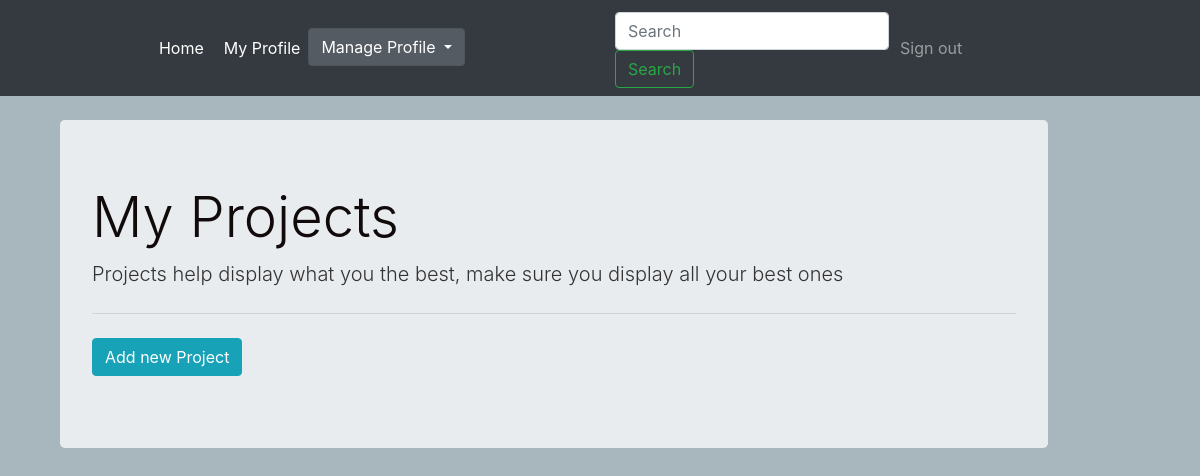
Page /projects (signed in) on the earlier database version.
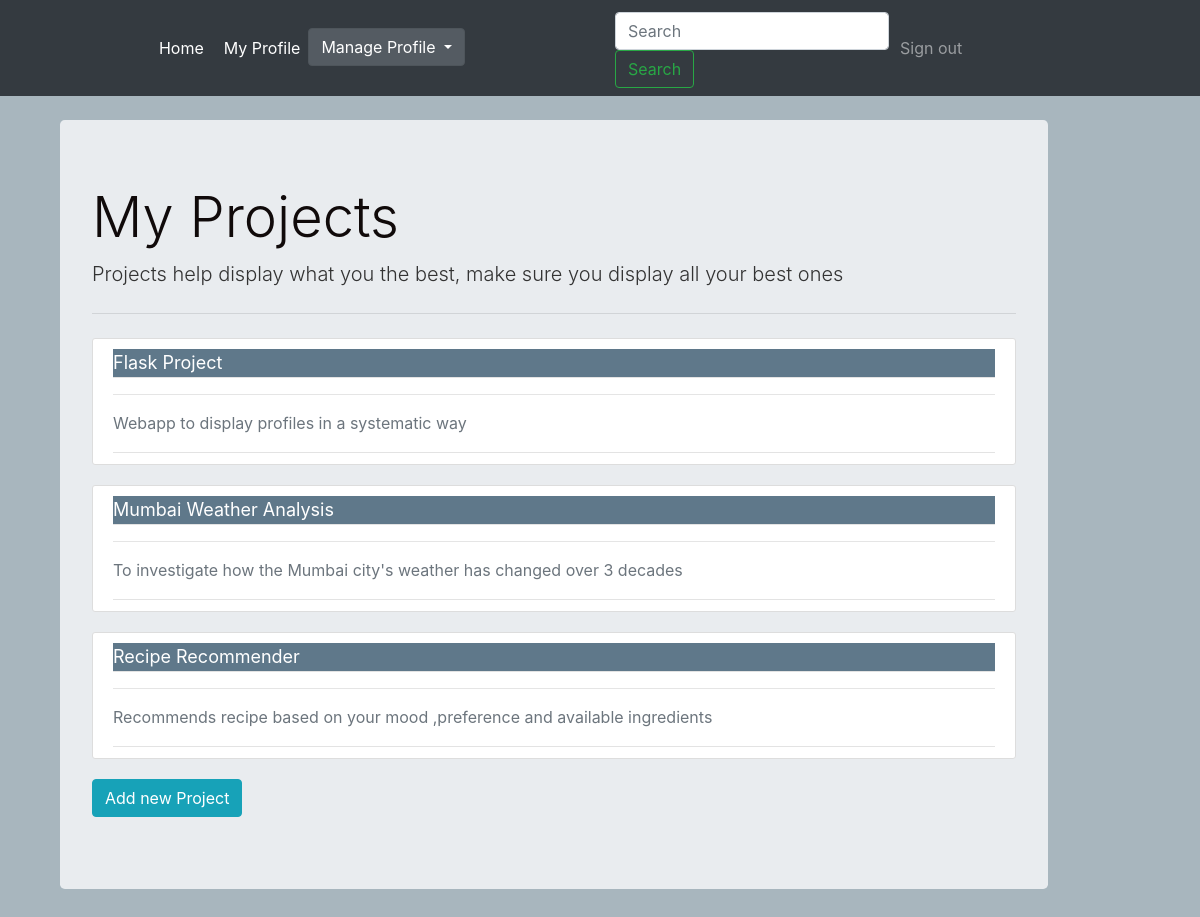
Same page on the later database version.
### Portfolio/models.py (models this page shows, shortened)
class Project(db.Model):
    id = db.Column(db.Integer,primary_key = True)
    project_title = db.Column(db.String(100),nullable = False)
    project_overview = db.Column(db.Text,nullable = False)
    project_url = db.Column(db.String(300),nullable = False)
    user_id = db.Column(db.Integer,db.ForeignKey('user.id'),nullable=False)

### Portfolio/routes.py (the view)
@app.route("/projects",methods=['GET'])
@login_required
def projects():
    projects = Project.query.filter_by(user_id=current_user.id).all()
    return render_template('projects.html',projects=projects)

### Portfolio/models.py (called while the page is built)
@login_manager.user_loader
def load_user(user_id):
    return User.query.get(int(user_id))

### Portfolio/templates/projects.html
{% extends 'layouts_profile.html' %}
{% block content %}
<div class="jumbotron">
  <h1 class="display-4">My Projects</h1>
  <p class="lead">Projects help display what you the best, make sure you display all your best ones</p>
  <hr class="my-4">
  {% for project in projects %}
  <article class="media content-section">
    <div class="media-body">
      <div class="article-metadata">
        <div class="article-metadata article-metadata-head">
          <a  class="project-title-link" href="{{ url_for('curr_project',project_id = project.id) }}">{{ project.project_title }}</a>
        </div>
        <hr>
        <p class="text-muted">{{ project.project_overview }}</p>
  </article>
  {% endfor %}
  <a href='{{ url_for("add_project") }}'>
      <button class="btn btn-info mb-2">
          Add new Project
      </button>
  </a>
</div>
{% endblock content %}

Differences in the rows shown:
added Project: project_title "Flask Project", project_overview "Webapp to display profiles in a systematic way"
added Project: project_title "Mumbai Weather Analysis", project_overview "To investigate how the Mumbai city's weather has changed over 3 decades"
added Project: project_title "Recipe Recommender", project_overview "Recommends recipe based on your mood ,preference and available ingredients"
